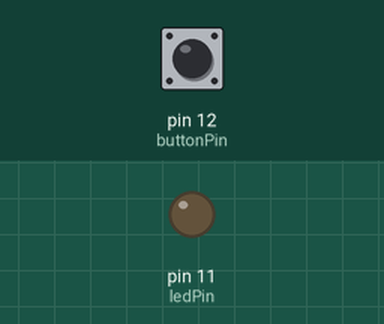
Recording of a program running on a simulated Raspberry Pi (header pin numbers). On the bench: output pins drawn as LEDs (lit = HIGH). The test bench sets the inputs (shaded band); at power-on: pin 12 (buttonPin) HIGH. What the program prints to the terminal is not drawn.

Above: at 1.2 s.
1.3 s: pin 12 (buttonPin) pulled LOW for 0.15 s
At 1.37 s:
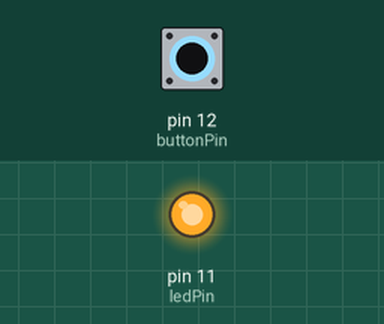
2.9 s: pin 12 (buttonPin) pulled LOW for 3.2 s
At 7.3 s:
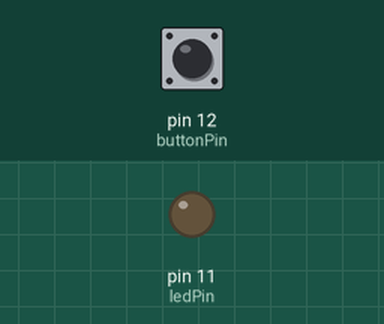
Timing chart, 0 to 8.8 s (numbered marks = the images above; inputs shaded):
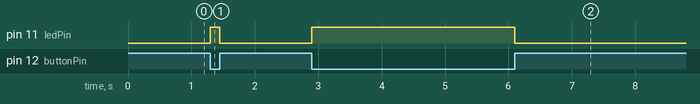

Measured:
- after the input at 1.3 s, pin 11 (ledPin): LOW → HIGH at once, → LOW 0.15 s later
- after the input at 2.9 s, pin 11 (ledPin): LOW → HIGH at once, → LOW 3.2 s later

The program:

ButtonLED.py
```python
#################################
#		   Button LED			#
#################################
#								#
# @Author: Aaron Earl			#
#								#
# From Freenove tutorials for	#
# RPi. Button w/LED.			#
#								#
# Task: Turn on an LED w/a		#
# button press.					#
#################################

import RPi.GPIO as GPIO

# Note RPi uses physical pin locations
ledPin = 11
buttonPin = 12

def setup():

	print("Prgogram starting...")
	GPIO.setmode(GPIO.BOARD)		# Numbers the GPIOs physical location
	GPIO.setup(ledPin, GPIO.OUT)	# Set LEDPin's mode to output
	GPIO.setup(buttonPin, GPIO.IN, pull_up_down=GPIO.PUD_UP) # Set buttonPin's mode to input,
	# and pull up to high level (3.3V)

def loop():

	while True:
		if GPIO.input(buttonPin) == GPIO.LOW:
			GPIO.output(ledPin, GPIO.HIGH)
			print("LED On...")
		else:
			GPIO.output(ledPin, GPIO.LOW)
			print("LED Off...")

def destroy():

	GPIO.output(ledPin, GPIO.LOW) # led off
	GPIO.cleanup() #r realease resources

if __name__ == "__main__":

	setup()
	try:
		loop()
	except KeyboardInterrupt: # ctrl-c pressed program exits and destroy gets called
		destroy()
```
